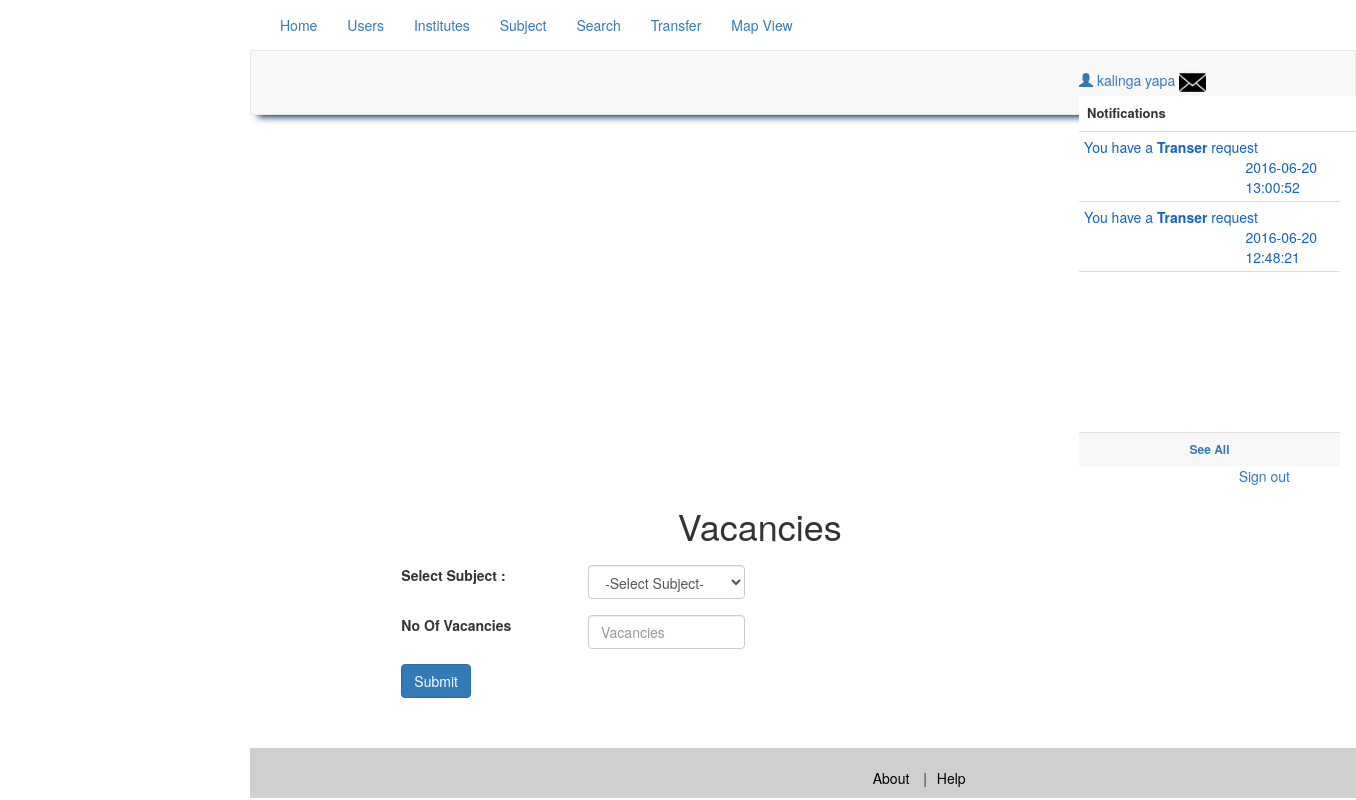
The app's page /principal/teacherVacancies.php (signed in), older data.
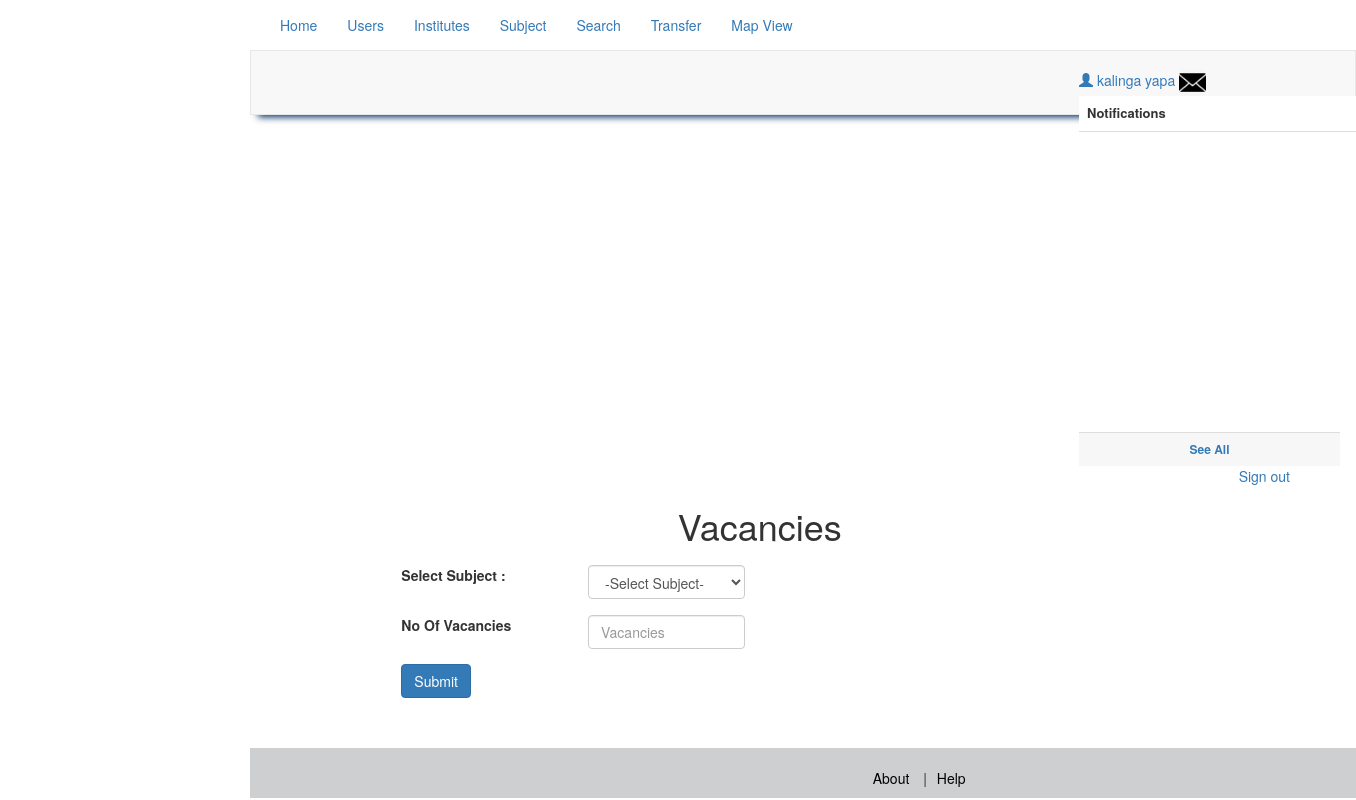
The same page, newer data.
### tables this page shows
CREATE TABLE IF NOT EXISTS `notification` (
  `notID` varchar(5) NOT NULL,
  `type` varchar(20) NOT NULL,
  `action` varchar(10) NOT NULL,
  `description` longtext NOT NULL,
  `sender` varchar(15) NOT NULL,
  `date` timestamp NOT NULL DEFAULT CURRENT_TIMESTAMP ON UPDATE CURRENT_TIMESTAMP
);

### principal/teacherVacancies.php (the view, shortened to what this page needs)
<!DOCTYPE html>
<html lang="en">
    <head>
        <link href="../assets/css/bootstrap.min.css" rel="stylesheet">
        <link href="../assets/css/simple-sidebar.css" rel="stylesheet">
        <link href="../assets/css/home.css" rel="stylesheet">
        <link href="../assets/css/smallbox.css" rel="stylesheet">
        <link href="../assets/css/footer.css" rel="stylesheet">
        <link href="../assets/css/navbar_styles.css" rel="stylesheet">
    </head>
    <body>
        <div id="wrapper" >
            <?php include 'sideBarPrincipal.php' ?>
            <?php include '../interfaces/navigationBar.php' ?>
            <div id="page-content-wrapper" style="min-height: 540px;">
                <div class="container-fluid">
                    <div class="col-lg-9 col-lg-offset-1">
                        <div align="center" style="padding-bottom:10px;">
                            <h1>Vacancies</h1>
                        </div>
                        <form action="" method = "post"  onsubmit="return validateVacanciesForm()" novalidate>
                            <div class="row">
                                <div class="form-group col-lg-12 col-md-12 col-sm-12">
                                    <div class="row">
                                        <div  class="form-group col-lg-12 col-md-12 col-sm-12">
                                            <div  class="form-group">
                                                <label for="School" class="control-label col-xs-6 col-sm-3 col-md-3 col-lg-3 required" style=" text-align: left;"> Select Subject :</label>
                                                <div id="subjectDiv" class="col-xs-6 col-sm-3 col-md-3 col-lg-3">
                                                    <select required class="form-control" name="subject" id="subject" >
                                                        <option value="">-Select Subject-</option>
                                                    </select>
                                                </div>
                                            </div>
                                        </div>
                                    </div>
                                    <div class="row">
                                        <div class="form-group col-lg-12 col-md-12 col-sm-12">
                                            <label for="Vacansies" class="control-label col-xs-6 col-sm-3 col-md-3 col-lg-3 required" style="display: inline-block; text-align: left;"> No Of Vacancies </label>
                                            <div class="col-xs-6 col-sm-3 col-md-3 col-lg-3">
                                                <input type="text" class="form-control" id="vacansies" name="vacansies" placeholder="Vacancies"/>
                                            </div>
                                        </div>
                                    </div>
                                    <div class="row">
                                        <div class="form-group col-lg-12 col-md-12 col-sm-12">
                                            <div class="col-xs-6 col-sm-3 col-md-3 col-lg-3">
                                                <button type="submit" name="submit" id="submit" class="btn btn-primary">Submit</button>
                                            </div>
                                        </div>
                                    </div>
                                </div>
                            </div>
                        </form>
                    </div>
                </div>
            </div>
            <?php
            include '../interfaces/footer.php' ?>
        </div>
    </body>
</html>

### classes/Shownotification.php (shortened to what this page needs)
<?php
$mysqli = new mysqli("localhost", "gtms", "gtms", "moe");
class Shownotification{
    function notResualt(){
        global $mysqli;
        $sqlQuery = "SELECT * FROM notification ORDER BY notID DESC";
        $Result = $mysqli->query($sqlQuery);
        $output="";
        if (mysqli_num_rows($Result) > 0) {
            while ($row = mysqli_fetch_assoc($Result)) {
                $notid = $row["notID"];
                $type = $row["type"];
                $date = $row["date"];
                $output .=   "<div id= '". $notid."' class='notification' ".
                            "   <div class='not-content-box col-md-10'>".
                            "       You have a <strong>". $type ."</strong> request     ".
                            "        <div class='col-md-offset-7 col-md-5' style='padding-right: 0px;'>".$date."</div>".
                            "   </div>";
            }
        }
        echo $output;
    }
}
 ?>

Row changes from the older to the newer data that the page shows:
removed notification: type "Transer", date "2016-06-20 13:00:52"
removed notification: type "Transer", date "2016-06-20 12:48:21"
